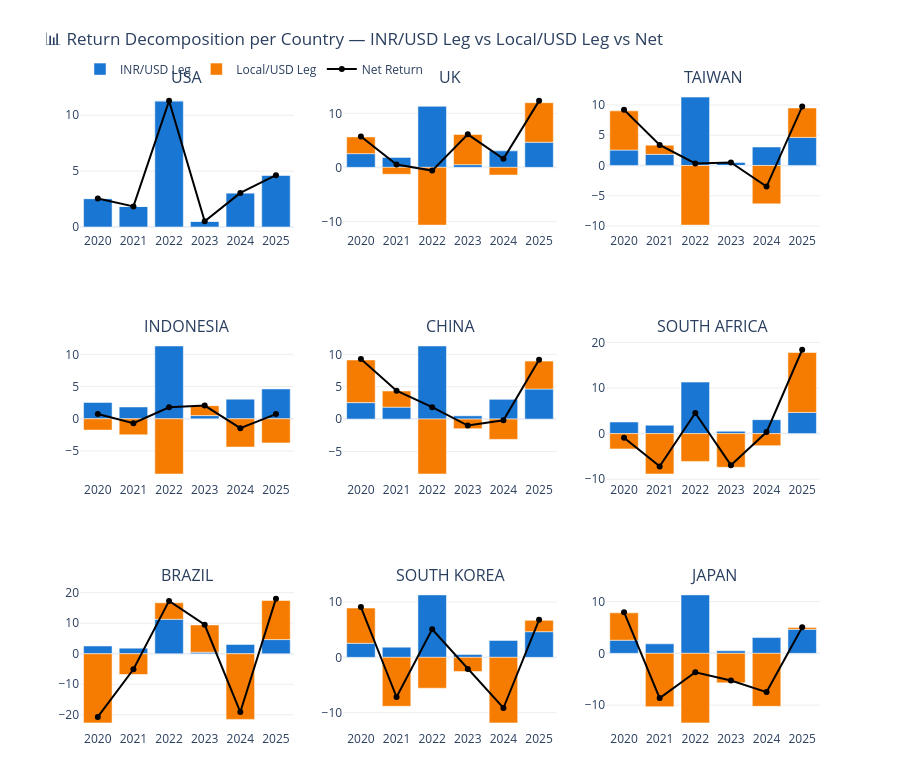

Write notebook code for a chart like this one.
### Code cell
# ── Graph 3: Stacked Bar — USDINR leg vs Local/USD leg (for each country per year) ──
fig = make_subplots(
    rows=3, cols=3,
    subplot_titles=COUNTRIES,
    shared_yaxes=False
)

for idx, country in enumerate(COUNTRIES):
    row = idx // 3 + 1
    col = idx % 3 + 1
    df_c = results_df[results_df['Country'] == country].sort_values('Year')
    years_str = [str(y) for y in df_c['Year']]

    fig.add_trace(go.Bar(
        x=years_str,
        y=df_c['USDINR Return (%)'],
        name='INR/USD Leg',
        marker_color='#1976D2',
        showlegend=(idx == 0)
    ), row=row, col=col)

    fig.add_trace(go.Bar(
        x=years_str,
        y=df_c['Local/USD Return (%)'],
        name='Local/USD Leg',
        marker_color='#F57C00',
        showlegend=(idx == 0)
    ), row=row, col=col)

    # Net return as a line
    fig.add_trace(go.Scatter(
        x=years_str,
        y=df_c['Net Return (%)'],
        name='Net Return',
        line=dict(color='black', width=2),
        mode='lines+markers',
        showlegend=(idx == 0)
    ), row=row, col=col)

fig.update_layout(
    title=dict(text='📊 Return Decomposition per Country — INR/USD Leg vs Local/USD Leg vs Net', font=dict(size=17)),
    barmode='relative',
    height=780,
    plot_bgcolor='rgba(0,0,0,0)',
    legend=dict(orientation='h', yanchor='bottom', y=1.01),
    margin=dict(t=90, b=50)
)
fig.update_yaxes(gridcolor='#eee')
fig.show()

### Figure 1 — Plotly figure (JSON) as saved in the notebook; plotly's stock layout.template omitted (floating-point values rounded to 4 significant figures)
{"data": [{"marker": {"color": "#1976D2"}, "name": "INR/USD Leg", "showlegend": true, "type": "bar", "x": ["2020", "2021", "2022", "2023", "2024", "2025"], "xaxis": "x", "y": [2.54, 1.84, 11.29, 0.5, 3.05, 4.64], "yaxis": "y"}, {"marker": {"color": "#F57C00"}, "name": "Local/USD Leg", "showlegend": true, "type": "bar", "x": ["2020", "2021", "2022", "2023", "2024", "2025"], "xaxis": "x", "y": [0.0, 0.0, 0.0, 0.0, 0.0, 0.0], "yaxis": "y"}, {"line": {"color": "black", "width": 2}, "mode": "lines+markers", "name": "Net Return", "showlegend": true, "type": "scatter", "x": ["2020", "2021", "2022", "2023", "2024", "2025"], "xaxis": "x", "y": [2.54, 1.84, 11.29, 0.5, 3.05, 4.64], "yaxis": "y"}, {"marker": {"color": "#1976D2"}, "name": "INR/USD Leg", "showlegend": false, "type": "bar", "x": ["2020", "2021", "2022", "2023", "2024", "2025"], "xaxis": "x2", "y": [2.54, 1.84, 11.29, 0.5, 3.05, 4.64], "yaxis": "y2"}, {"marker": {"color": "#F57C00"}, "name": "Local/USD Leg", "showlegend": false, "type": "bar", "x": ["2020", "2021", "2022", "2023", "2024", "2025"], "xaxis": "x2", "y": [3.09, -1.28, -10.68, 5.59, -1.42, 7.32], "yaxis": "y2"}, {"line": {"color": "black", "width": 2}, "mode": "lines+markers", "name": "Net Return", "showlegend": false, "type": "scatter", "x": ["2020", "2021", "2022", "2023", "2024", "2025"], "xaxis": "x2", "y": [5.72, 0.54, -0.6, 6.11, 1.58, 12.3], "yaxis": "y2"}, {"marker": {"color": "#1976D2"}, "name": "INR/USD Leg", "showlegend": false, "type": "bar", "x": ["2020", "2021", "2022", "2023", "2024", "2025"], "xaxis": "x3", "y": [2.54, 1.84, 11.29, 0.5, 3.05, 4.64], "yaxis": "y3"}, {"marker": {"color": "#F57C00"}, "name": "Local/USD Leg", "showlegend": false, "type": "bar", "x": ["2020", "2021", "2022", "2023", "2024", "2025"], "xaxis": "x3", "y": [6.48, 1.52, -9.85, -0.01, -6.34, 4.85], "yaxis": "y3"}, {"line": {"color": "black", "width": 2}, "mode": "lines+markers", "name": "Net Return", "showlegend": false, "type": "scatter", "x": ["2020", "2021", "2022", "2023", "2024", "2025"], "xaxis": "x3", "y": [9.19, 3.38, 0.33, 0.49, -3.49, 9.72], "yaxis": "y3"}, {"marker": {"color": "#1976D2"}, "name": "INR/USD Leg", "showlegend": false, "type": "bar", "x": ["2020", "2021", "2022", "2023", "2024", "2025"], "xaxis": "x4", "y": [2.54, 1.84, 11.29, 0.5, 3.05, 4.64], "yaxis": "y4"}, {"marker": {"color": "#F57C00"}, "name": "Local/USD Leg", "showlegend": false, "type": "bar", "x": ["2020", "2021", "2022", "2023", "2024", "2025"], "xaxis": "x4", "y": [-1.74, -2.47, -8.55, 1.54, -4.37, -3.73], "yaxis": "y4"}, {"line": {"color": "black", "width": 2}, "mode": "lines+markers", "name": "Net Return", "showlegend": false, "type": "scatter", "x": ["2020", "2021", "2022", "2023", "2024", "2025"], "xaxis": "x4", "y": [0.76, -0.68, 1.78, 2.05, -1.45, 0.74], "yaxis": "y4"}, {"marker": {"color": "#1976D2"}, "name": "INR/USD Leg", "showlegend": false, "type": "bar", "x": ["2020", "2021", "2022", "2023", "2024", "2025"], "xaxis": "x5", "y": [2.54, 1.84, 11.29, 0.5, 3.05, 4.64], "yaxis": "y5"}, {"marker": {"color": "#F57C00"}, "name": "Local/USD Leg", "showlegend": false, "type": "bar", "x": ["2020", "2021", "2022", "2023", "2024", "2025"], "xaxis": "x5", "y": [6.59, 2.5, -8.49, -1.49, -3.14, 4.32], "yaxis": "y5"}, {"line": {"color": "black", "width": 2}, "mode": "lines+markers", "name": "Net Return", "showlegend": false, "type": "scatter", "x": ["2020", "2021", "2022", "2023", "2024", "2025"], "xaxis": "x5", "y": [9.3, 4.39, 1.84, -1.0, -0.19, 9.16], "yaxis": "y5"}, {"marker": {"color": "#1976D2"}, "name": "INR/USD Leg", "showlegend": false, "type": "bar", "x": ["2020", "2021", "2022", "2023", "2024", "2025"], "xaxis": "x6", "y": [2.54, 1.84, 11.29, 0.5, 3.05, 4.64], "yaxis": "y6"}, {"marker": {"color": "#F57C00"}, "name": "Local/USD Leg", "showlegend": false, "type": "bar", "x": ["2020", "2021", "2022", "2023", "2024", "2025"], "xaxis": "x6", "y": [-3.35, -8.86, -6.1, -7.38, -2.64, 13.14], "yaxis": "y6"}, {"line": {"color": "black", "width": 2}, "mode": "lines+markers", "name": "Net Return", "showlegend": false, "type": "scatter", "x": ["2020", "2021", "2022", "2023", "2024", "2025"], "xaxis": "x6", "y": [-0.89, -7.19, 4.51, -6.92, 0.33, 18.39], "yaxis": "y6"}, {"marker": {"color": "#1976D2"}, "name": "INR/USD Leg", "showlegend": false, "type": "bar", "x": ["2020", "2021", "2022", "2023", "2024", "2025"], "xaxis": "x7", "y": [2.54, 1.84, 11.29, 0.5, 3.05, 4.64], "yaxis": "y7"}, {"marker": {"color": "#F57C00"}, "name": "Local/USD Leg", "showlegend": false, "type": "bar", "x": ["2020", "2021", "2022", "2023", "2024", "2025"], "xaxis": "x7", "y": [-22.64, -6.79, 5.4, 8.95, -21.49, 12.81], "yaxis": "y7"}, {"line": {"color": "black", "width": 2}, "mode": "lines+markers", "name": "Net Return", "showlegend": false, "type": "scatter", "x": ["2020", "2021", "2022", "2023", "2024", "2025"], "xaxis": "x7", "y": [-20.67, -5.08, 17.31, 9.49, -19.09, 18.05], "yaxis": "y7"}, {"marker": {"color": "#1976D2"}, "name": "INR/USD Leg", "showlegend": false, "type": "bar", "x": ["2020", "2021", "2022", "2023", "2024", "2025"], "xaxis": "x8", "y": [2.54, 1.84, 11.29, 0.5, 3.05, 4.64], "yaxis": "y8"}, {"marker": {"color": "#F57C00"}, "name": "Local/USD Leg", "showlegend": false, "type": "bar", "x": ["2020", "2021", "2022", "2023", "2024", "2025"], "xaxis": "x8", "y": [6.37, -8.84, -5.58, -2.57, -11.85, 2.05], "yaxis": "y8"}, {"line": {"color": "black", "width": 2}, "mode": "lines+markers", "name": "Net Return", "showlegend": false, "type": "scatter", "x": ["2020", "2021", "2022", "2023", "2024", "2025"], "xaxis": "x8", "y": [9.08, -7.17, 5.08, -2.09, -9.16, 6.79], "yaxis": "y8"}, {"marker": {"color": "#1976D2"}, "name": "INR/USD Leg", "showlegend": false, "type": "bar", "x": ["2020", "2021", "2022", "2023", "2024", "2025"], "xaxis": "x9", "y": [2.54, 1.84, 11.29, 0.5, 3.05, 4.64], "yaxis": "y9"}, {"marker": {"color": "#F57C00"}, "name": "Local/USD Leg", "showlegend": false, "type": "bar", "x": ["2020", "2021", "2022", "2023", "2024", "2025"], "xaxis": "x9", "y": [5.28, -10.29, -13.43, -5.7, -10.22, 0.37], "yaxis": "y9"}, {"line": {"color": "black", "width": 2}, "mode": "lines+markers", "name": "Net Return", "showlegend": false, "type": "scatter", "x": ["2020", "2021", "2022", "2023", "2024", "2025"], "xaxis": "x9", "y": [7.96, -8.64, -3.66, -5.23, -7.48, 5.03], "yaxis": "y9"}], "layout": {"annotations": [{"font": {"size": 16}, "showarrow": false, "text": "USA", "x": 0.1444, "xanchor": "center", "xref": "paper", "y": 1, "yanchor": "bottom", "yref": "paper"}, {"font": {"size": 16}, "showarrow": false, "text": "UK", "x": 0.5, "xanchor": "center", "xref": "paper", "y": 1, "yanchor": "bottom", "yref": "paper"}, {"font": {"size": 16}, "showarrow": false, "text": "TAIWAN", "x": 0.8556, "xanchor": "center", "xref": "paper", "y": 1, "yanchor": "bottom", "yref": "paper"}, {"font": {"size": 16}, "showarrow": false, "text": "INDONESIA", "x": 0.1444, "xanchor": "center", "xref": "paper", "y": 0.6111, "yanchor": "bottom", "yref": "paper"}, {"font": {"size": 16}, "showarrow": false, "text": "CHINA", "x": 0.5, "xanchor": "center", "xref": "paper", "y": 0.6111, "yanchor": "bottom", "yref": "paper"}, {"font": {"size": 16}, "showarrow": false, "text": "SOUTH AFRICA", "x": 0.8556, "xanchor": "center", "xref": "paper", "y": 0.6111, "yanchor": "bottom", "yref": "paper"}, {"font": {"size": 16}, "showarrow": false, "text": "BRAZIL", "x": 0.1444, "xanchor": "center", "xref": "paper", "y": 0.2222, "yanchor": "bottom", "yref": "paper"}, {"font": {"size": 16}, "showarrow": false, "text": "SOUTH KOREA", "x": 0.5, "xanchor": "center", "xref": "paper", "y": 0.2222, "yanchor": "bottom", "yref": "paper"}, {"font": {"size": 16}, "showarrow": false, "text": "JAPAN", "x": 0.8556, "xanchor": "center", "xref": "paper", "y": 0.2222, "yanchor": "bottom", "yref": "paper"}], "barmode": "relative", "height": 780, "legend": {"orientation": "h", "y": 1.01, "yanchor": "bottom"}, "margin": {"b": 50, "t": 90}, "plot_bgcolor": "rgba(0,0,0,0)", "title": {"font": {"size": 17}, "text": "📊 Return Decomposition per Country — INR/USD Leg vs Local/USD Leg vs Net"}, "xaxis": {"anchor": "y", "domain": [0, 0.2889]}, "xaxis2": {"anchor": "y2", "domain": [0.3556, 0.6444]}, "xaxis3": {"anchor": "y3", "domain": [0.7111, 1]}, "xaxis4": {"anchor": "y4", "domain": [0, 0.2889]}, "xaxis5": {"anchor": "y5", "domain": [0.3556, 0.6444]}, "xaxis6": {"anchor": "y6", "domain": [0.7111, 1]}, "xaxis7": {"anchor": "y7", "domain": [0, 0.2889]}, "xaxis8": {"anchor": "y8", "domain": [0.3556, 0.6444]}, "xaxis9": {"anchor": "y9", "domain": [0.7111, 1]}, "yaxis": {"anchor": "x", "domain": [0.7778, 1], "gridcolor": "#eee"}, "yaxis2": {"anchor": "x2", "domain": [0.7778, 1], "gridcolor": "#eee"}, "yaxis3": {"anchor": "x3", "domain": [0.7778, 1], "gridcolor": "#eee"}, "yaxis4": {"anchor": "x4", "domain": [0.3889, 0.6111], "gridcolor": "#eee"}, "yaxis5": {"anchor": "x5", "domain": [0.3889, 0.6111], "gridcolor": "#eee"}, "yaxis6": {"anchor": "x6", "domain": [0.3889, 0.6111], "gridcolor": "#eee"}, "yaxis7": {"anchor": "x7", "domain": [0, 0.2222], "gridcolor": "#eee"}, "yaxis8": {"anchor": "x8", "domain": [0, 0.2222], "gridcolor": "#eee"}, "yaxis9": {"anchor": "x9", "domain": [0, 0.2222], "gridcolor": "#eee"}}}
